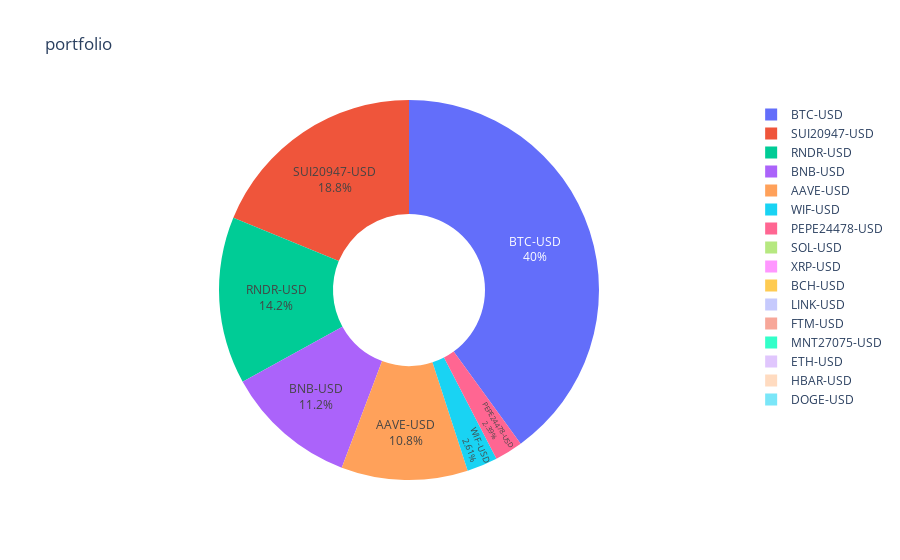

Notebook source saved alongside this figure:
### Code cell
import plotly.graph_objects as go

fig = go.Figure(data=[go.Pie(labels=w.index, 
                             values=w.weights, 
                             hole=.4, 
                             textinfo='label+percent',
                             textposition='outside',
                             )])

fig.update_traces(textposition='inside')
fig.update_layout(uniformtext_minsize=10, title_text="portfolio")

fig.show()

### Figure 1 — Plotly figure (JSON) as saved in the notebook; plotly's stock layout.template omitted (floating-point values rounded to 4 significant figures)
{"data": [{"hole": 0.4, "labels": ["AAVE-USD", "BCH-USD", "BNB-USD", "BTC-USD", "DOGE-USD", "ETH-USD", "FTM-USD", "HBAR-USD", "LINK-USD", "MNT27075-USD", "PEPE24478-USD", "RNDR-USD", "SOL-USD", "SUI20947-USD", "WIF-USD", "XRP-USD"], "textinfo": "label+percent", "textposition": "inside", "type": "pie", "values": [0.1076, 1.005e-09, 0.1122, 0.4, 1.495e-10, 4.188e-10, 5.411e-10, 4.158e-10, 6.174e-10, 4.85e-10, 0.02387, 0.1424, 1.434e-09, 0.1878, 0.02613, 1.406e-09]}], "layout": {"title": {"text": "portfolio"}, "uniformtext": {"minsize": 10}}}
